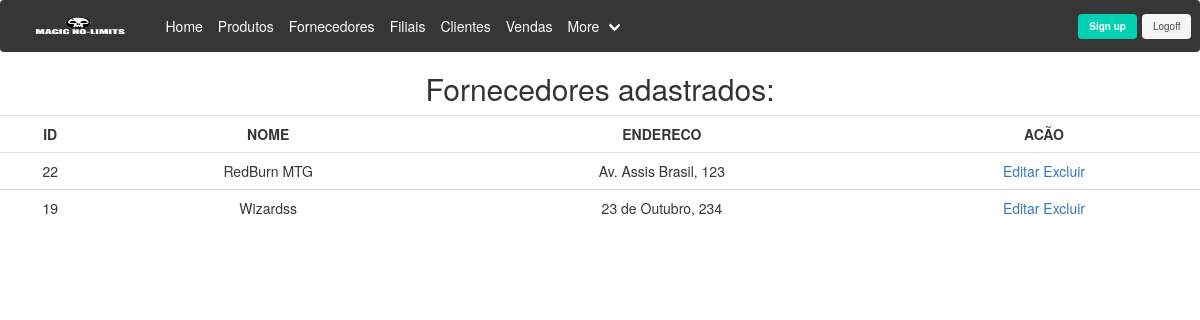
The app's page /index.php?pg=fornecedores (signed in) with its own data.
### tables this page shows
CREATE TABLE `fornecedor` (
  `id_fornecedor` int(5) NOT NULL,
  `nome` varchar(255) NOT NULL,
  `ende` varchar(255) NOT NULL
);

### inc.fornecedores.php (the view, shortened to what this page needs)
<?php
    require_once('inc.connect.php');
?>
<!DOCTYPE html>
<html lang="en">
<body>
<h2> Fornecedores adastrados:</h2>
<table class="table">
    <tr>
        <th> ID </th>
        <th> NOME </th>
        <th> ENDERECO </th>
        <th> ACÃO </th>
    <tr>
    <?php
        $query = 'SELECT id_fornecedor, nome, ende
        FROM fornecedor
        ORDER BY nome';
        $res = mysql_query($query, $link);
        $qtd = mysql_num_rows($res);
        if( $qtd > 0 ){
            while($linha = mysql_fetch_assoc($res)){
                echo '<tr>';
                echo '<td>'.$linha['id_fornecedor'].'</td>';
                echo '<td>'.$linha['nome'].'</td>';
                echo '<td>'.$linha['ende'].'</td>';
                echo '<td>
                    <a href="index.php?pg=atualizaforn&id_forn='.$linha['id_fornecedor'].'    ">Editar</a>
                    <a href="acao_cadastroforn.php?acao=delete&id_fornecedor='.$linha['id_fornecedor'].'">Excluir</a>
                    </td>';
                echo '</tr>';
            }
        } else {
            echo '<tr>';
            echo "Não possui produtos cadastrados";
            echo '</tr>';
        }
    ?>
</body>
</html>

### records on screen
fornecedor: id_fornecedor "22", nome "RedBurn MTG", ende "Av. Assis Brasil, 123"
fornecedor: id_fornecedor "19", nome "Wizardss", ende "23 de Outubro, 234"
